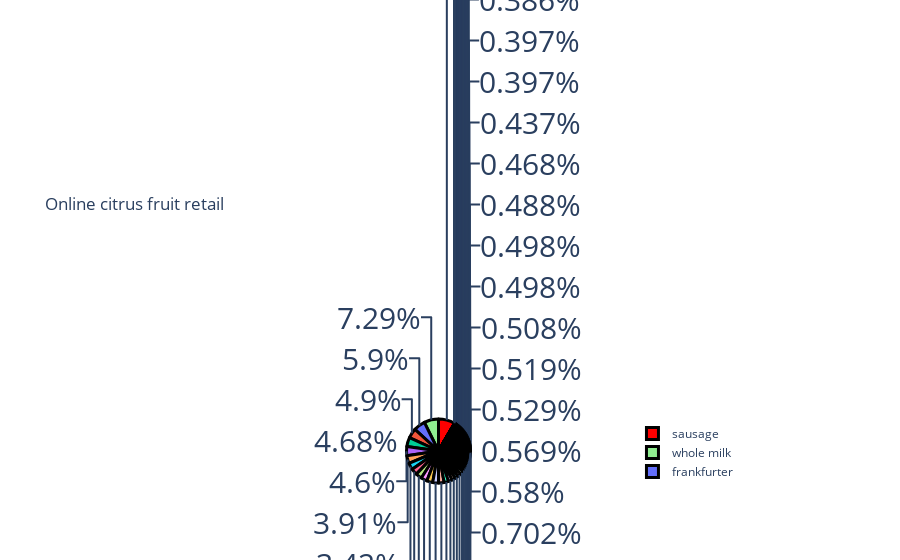

This figure's notebook cell:
### Code cell
retails = df["citrus fruit"].value_counts()
label = retails.index
counts = retails.values
colors = ["red", "lightgreen"]
fig = go.Figure(data = [go.Pie(labels = label,values = counts)])
fig.update_layout(title_text = "Online citrus fruit retail")
fig.update_traces(hoverinfo = "label+value", textinfo = "percent", textfont_size = 30,
                 marker = dict(colors = colors, line = dict(color="black", width = 3)))

fig.show()

### Figure 1 — Plotly figure (JSON) as saved in the notebook; plotly's stock layout.template omitted (floating-point values rounded to 4 significant figures; data arrays with more than 128 entries replaced by an {"elided": "..."} marker saying what was removed)
{"data": [{"hoverinfo": "label+value", "labels": {"elided": "158 str values"}, "marker": {"colors": ["red", "lightgreen"], "line": {"color": "black", "width": 3}}, "textfont": {"size": 30}, "textinfo": "percent", "type": "pie", "values": {"elided": "158 int values"}}], "layout": {"autosize": true, "title": {"text": "Online citrus fruit retail"}}}
